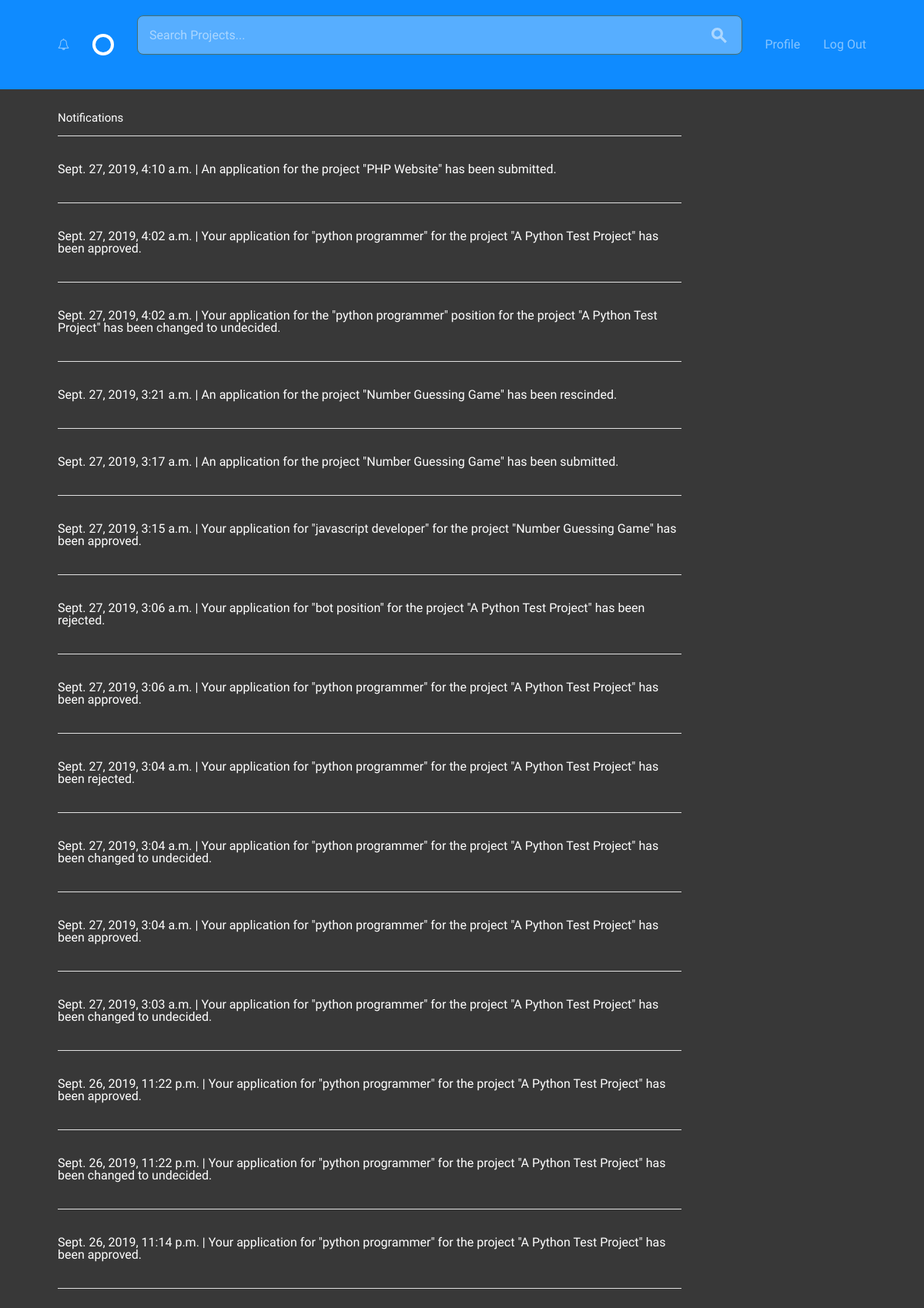
The app's page /notifications/ (signed in) with its own data.
### stb_app/models.py (models this page shows)
class Notification(models.Model):
    notified_on = models.DateTimeField(default=timezone.now)
    seen = models.BooleanField(default=False)
    description = models.CharField(max_length=255)
    notifying = models.ForeignKey(User,
                                  on_delete=models.CASCADE,
                                  related_name="notifying_user")

### stb_app/views.py (the view)
# urls.py: path('notifications/', views.notifications, name='notifications'),
@login_required
def notifications(request):
    notifications_all = models.Notification.objects.order_by(
        '-id').filter(notifying=request.user)
    context = {'notifications_all': notifications_all}
    return render(request, 'stb_app/notifications.html', context)

### stb_app/templatetags/template_tags.py (called while the page is built)
@register.inclusion_tag('stb_app/notification_icon.html')
def is_notify(user):
    notification = models.Notification.objects.filter(
        notifying=user,
        seen=False)
    if notification:
        to_notify = True
        count = notification.count()
    else:
        to_notify = False
        count = 0
    return {'to_notify': to_notify, 'count': count}

@register.simple_tag
def notify_clear(user):
    notifications = models.Notification.objects.filter(
        notifying=user,
        seen=False)
    notifications.update(seen=True)

### stb_app/templates/stb_app/notifications.html (shortened to what this page needs)
{% extends 'stb_app/layout.html' %}
{% load template_tags %}
{% block body %}
    <div class="grid-70 grid-push-5">
        <table class="u-full-width circle--table">
            <thead>
                <tr>
                    <th class="circle--cell--right">Notifications</th>
                </tr>
            </thead>
            {% if notifications_all %}
                {% for notification in notifications_all %}
                    <tbody>
                        {% if notification.seen %}
                        <tr>
                            <td>
                                <p>{{ notification.notified_on }} | {{ notification.description }}<p>
                            </td>
                        </tr>
                        {% endif %}
                {% endfor %}
            {% else %}
                <tr>
                    <td>
                        <p>You don't have any notifications.</p>
                    </td>
                </tr>
            {% endif %}
                    </tbody>
        </table>
    </div>
{% endblock %}

### stb_app/static/stb_app/css/global.css (style rules this page uses)
html { font-family: sans-serif; -ms-text-size-adjust: 100%; -webkit-text-size-adjust: 100%; }
table { border-collapse: collapse; border-spacing: 0; }
td, th { padding: 0; }
html { font-size: 62.5%; }
body { font-size: 1.5em; line-height: 1.6; font-weight: 400; font-family: "Cousine"; color: #cccccc; }
.grid, .grid-5, .grid-10, .grid-15, .grid-20, .grid-25, .grid-30, .grid-33, .grid-35, .grid-40, .grid-45, .grid-50, .grid-55, .grid-60, .grid-65, .grid-66, .grid-70, .grid-75, .grid-80, .grid-90, .grid-95, .grid-100 { float: left; box-sizing: border-box; position: relative; }
.grid-push-5 { left: 5%; }
.grid-70 { width: 70%; padding: 0 15px; }
p { margin-top: 0; font-size: 1.6rem; }
th, td { padding: 15px; text-align: left; border-bottom: 1px solid #e1e1e1; }
th:first-child, td:first-child { padding-left: 0; }
th:last-child, td:last-child { padding-right: 0; }
pre, blockquote, dl, figure, table, p, ul, ol, form { margin-bottom: 2.5rem; }
.circle--table { width: 100%; }
.circle--table p { margin: 10px 0 0 0; }
.circle--table th, .circle--table td { line-height: 1; }
.circle--table th { padding: 0 0 15px 0; }
.circle--table td { padding: 25px 0; }

### stb_app/static/stb_app/css/custom.css (style rules this page uses)
body { margin: 0; background: #383838; }
p { color: #ffffff; }
th { color: #ffffff; font-weight: normal; }

### records on screen
Notification: notified_on "Sept. 27, 2019, 4:10 a.m.", description "An application for the project \"PHP Website\" has been submitted."
Notification: notified_on "Sept. 27, 2019, 4:02 a.m.", description "Your application for \"python programmer\" for the project \"A Python Test Project\" has been approved."
Notification: notified_on "Sept. 27, 2019, 4:02 a.m.", description "Your application for the \"python programmer\" position for the project \"A Python Test Project\" has been changed to undecided."
Notification: notified_on "Sept. 27, 2019, 3:21 a.m.", description "An application for the project \"Number Guessing Game\" has been rescinded."
Notification: notified_on "Sept. 27, 2019, 3:17 a.m.", description "An application for the project \"Number Guessing Game\" has been submitted."
Notification: notified_on "Sept. 27, 2019, 3:15 a.m.", description "Your application for \"javascript developer\" for the project \"Number Guessing Game\" has been approved."
Notification: notified_on "Sept. 27, 2019, 3:06 a.m.", description "Your application for \"bot position\" for the project \"A Python Test Project\" has been rejected."
Notification: notified_on "Sept. 27, 2019, 3:06 a.m.", description "Your application for \"python programmer\" for the project \"A Python Test Project\" has been approved."
Notification: notified_on "Sept. 27, 2019, 3:04 a.m.", description "Your application for \"python programmer\" for the project \"A Python Test Project\" has been rejected."
Notification: notified_on "Sept. 27, 2019, 3:04 a.m.", description "Your application for \"python programmer\" for the project \"A Python Test Project\" has been changed to undecided."
Notification: notified_on "Sept. 27, 2019, 3:04 a.m.", description "Your application for \"python programmer\" for the project \"A Python Test Project\" has been approved."
Notification: notified_on "Sept. 27, 2019, 3:03 a.m.", description "Your application for \"python programmer\" for the project \"A Python Test Project\" has been changed to undecided."
Notification: notified_on "Sept. 26, 2019, 11:22 p.m.", description "Your application for \"python programmer\" for the project \"A Python Test Project\" has been approved."
Notification: notified_on "Sept. 26, 2019, 11:22 p.m.", description "Your application for \"python programmer\" for the project \"A Python Test Project\" has been changed to undecided."
Notification: notified_on "Sept. 26, 2019, 11:14 p.m.", description "Your application for \"python programmer\" for the project \"A Python Test Project\" has been approved."
